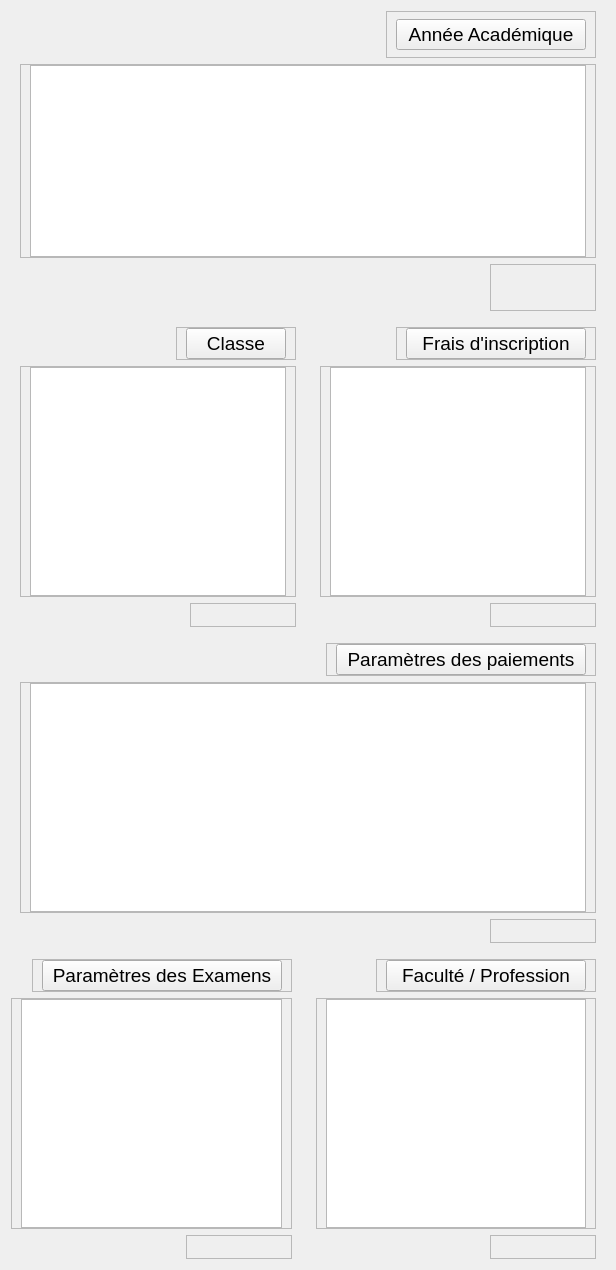
                    <widget class="QWidget" name="widget_9" native="true">
                     <layout class="QVBoxLayout" name="verticalLayout_139">
                      <property name="spacing">
                       <number>16</number>
                      </property>
                      <item>
                       <widget class="QWidget" name="widget_annee_academique" native="true">
                        <property name="minimumSize">
                         <size>
                          <width>0</width>
                          <height>300</height>
                         </size>
                        </property>
                        <layout class="QVBoxLayout" name="verticalLayout_140">
                         <property name="topMargin">
                          <number>0</number>
                         </property>
                         <property name="bottomMargin">
                          <number>0</number>
                         </property>
                         <item alignment="Qt::AlignRight">
                          <widget class="QFrame" name="frame_142">
                           <property name="frameShape">
                            <enum>QFrame::StyledPanel</enum>
                           </property>
                           <property name="frameShadow">
                            <enum>QFrame::Raised</enum>
                           </property>
                           <layout class="QVBoxLayout" name="verticalLayout_141">
                            <property name="topMargin">
                             <number>0</number>
                            </property>
                            <property name="bottomMargin">
                             <number>0</number>
                            </property>
                            <item>
                             <widget class="QPushButton" name="add_year">
                              <property name="minimumSize">
                               <size>
                                <width>190</width>
                                <height>0</height>
                               </size>
                              </property>
                              <property name="font">
                               <font>
                                <pointsize>14</pointsize>
                               </font>
                              </property>
                              <property name="text">
                               <string>Année Académique</string>
                              </property>
                             </widget>
                            </item>
                           </layout>
                          </widget>
                         </item>
                         <item alignment="Qt::AlignTop">
                          <widget class="QFrame" name="frame_143">
                           <property name="frameShape">
                            <enum>QFrame::StyledPanel</enum>
                           </property>
                           <property name="frameShadow">
                            <enum>QFrame::Raised</enum>
                           </property>
                           <layout class="QVBoxLayout" name="verticalLayout_142">
                            <property name="topMargin">
                             <number>0</number>
                            </property>
                            <property name="bottomMargin">
                             <number>0</number>
                            </property>
                            <item>
                             <widget class="QTableWidget" name="table_annee"/>
                            </item>
                           </layout>
                          </widget>
                         </item>
                         <item alignment="Qt::AlignRight">
                          <widget class="QFrame" name="frame_144">
                           <property name="frameShape">
                            <enum>QFrame::StyledPanel</enum>
                           </property>
                           <property name="frameShadow">
                            <enum>QFrame::Raised</enum>
                           </property>
                           <layout class="QHBoxLayout" name="horizontalLayout_15">
                            <property name="topMargin">
                             <number>0</number>
                            </property>
                            <property name="bottomMargin">
                             <number>0</number>
                            </property>
                            <item>
                             <widget class="QPushButton" name="prev_annee">
                              <property name="text">
                               <string/>
                              </property>
                              <property name="flat">
                               <bool>true</bool>
                              </property>
                             </widget>
                            </item>
                            <item>
                             <widget class="QPushButton" name="next_annee">
                              <property name="text">
                               <string/>
                              </property>
                              <property name="flat">
                               <bool>true</bool>
                              </property>
                             </widget>
                            </item>
                           </layout>
                          </widget>
                         </item>
                        </layout>
                       </widget>
                      </item>
                      <item>
                       <widget class="QWidget" name="widget_classe_and_frais" native="true">
                        <property name="minimumSize">
                         <size>
                          <width>0</width>
                          <height>300</height>
                         </size>
                        </property>
                        <layout class="QHBoxLayout" name="horizontalLayout_14">
                         <property name="topMargin">
                          <number>0</number>
                         </property>
                         <property name="bottomMargin">
                          <number>0</number>
                         </property>
                         <item>
                          <widget class="QWidget" name="widget_classe" native="true">
                           <layout class="QVBoxLayout" name="verticalLayout_155">
                            <property name="leftMargin">
                             <number>0</number>
                            </property>
                            <property name="topMargin">
                             <number>0</number>
                            </property>
                            <property name="bottomMargin">
                             <number>0</number>
                            </property>
                            <item alignment="Qt::AlignRight">
                             <widget class="QFrame" name="frame_154">
                              <property name="frameShape">
                               <enum>QFrame::StyledPanel</enum>
                              </property>
                              <property name="frameShadow">
                               <enum>QFrame::Raised</enum>
                              </property>
                              <layout class="QVBoxLayout" name="verticalLayout_150">
                               <property name="topMargin">
                                <number>0</number>
                               </property>
                               <property name="bottomMargin">
                                <number>0</number>
                               </property>
                               <item>
                                <widget class="QPushButton" name="add_class">
                                 <property name="minimumSize">
                                  <size>
                                   <width>100</width>
                                   <height>0</height>
                                  </size>
                                 </property>
                                 <property name="font">
                                  <font>
                                   <pointsize>14</pointsize>
                                   <weight>50</weight>
                                   <bold>false</bold>
                                  </font>
                                 </property>
                                 <property name="text">
                                  <string>Classe</string>
                                 </property>
                                </widget>
                               </item>
                              </layout>
                             </widget>
                            </item>
                            <item>
                             <widget class="QFrame" name="frame_156">
                              <property name="frameShape">
                               <enum>QFrame::StyledPanel</enum>
                              </property>
                              <property name="frameShadow">
                               <enum>QFrame::Raised</enum>
                              </property>
                              <layout class="QVBoxLayout" name="verticalLayout_151">
                               <property name="topMargin">
                                <number>0</number>
                               </property>
                               <property name="bottomMargin">
                                <number>0</number>
                               </property>
                               <item>
                                <widget class="QTableWidget" name="table_class"/>
                               </item>
                              </layout>
                             </widget>
                            </item>
                            <item alignment="Qt::AlignRight">
                             <widget class="QFrame" name="frame_155">
                              <property name="frameShape">
                               <enum>QFrame::StyledPanel</enum>
                              </property>
                              <property name="frameShadow">
                               <enum>QFrame::Raised</enum>
                              </property>
                              <layout class="QHBoxLayout" name="horizontalLayout_48">
                               <property name="topMargin">
                                <number>0</number>
                               </property>
                               <property name="bottomMargin">
                                <number>0</number>
                               </property>
                               <item>
                                <widget class="QPushButton" name="prev_class">
                                 <property name="text">
                                  <string/>
                                 </property>
                                 <property name="flat">
                                  <bool>true</bool>
                                 </property>
                                </widget>
                               </item>
                               <item>
                                <widget class="QPushButton" name="next_class">
                                 <property name="text">
                                  <string/>
                                 </property>
                                 <property name="flat">
                                  <bool>true</bool>
                                 </property>
                                </widget>
                               </item>
                              </layout>
                             </widget>
                            </item>
                           </layout>
                          </widget>
                         </item>
                         <item>
                          <widget class="QWidget" name="widget_frais" native="true">
                           <layout class="QVBoxLayout" name="verticalLayout_154">
                            <property name="topMargin">
                             <number>0</number>
                            </property>
                            <property name="rightMargin">
                             <number>0</number>
                            </property>
                            <property name="bottomMargin">
                             <number>0</number>
                            </property>
                            <item alignment="Qt::AlignRight">
                             <widget class="QFrame" name="frame_157">
                              <property name="frameShape">
                               <enum>QFrame::StyledPanel</enum>
                              </property>
                              <property name="frameShadow">
                               <enum>QFrame::Raised</enum>
                              </property>
                              <layout class="QVBoxLayout" name="verticalLayout_152">
                               <property name="topMargin">
                                <number>0</number>
                               </property>
                               <property name="bottomMargin">
                                <number>0</number>
                               </property>
                               <item>
                                <widget class="QPushButton" name="add_frais">
                                 <property name="minimumSize">
                                  <size>
                                   <width>180</width>
                                   <height>0</height>
                                  </size>
                                 </property>
                                 <property name="font">
                                  <font>
                                   <pointsize>14</pointsize>
                                  </font>
                                 </property>
                                 <property name="text">
                                  <string>Frais d'inscription</string>
                                 </property>
                                </widget>
                               </item>
                              </layout>
                             </widget>
                            </item>
                            <item>
                             <widget class="QFrame" name="frame_159">
                              <property name="frameShape">
                               <enum>QFrame::StyledPanel</enum>
                              </property>
                              <property name="frameShadow">
                               <enum>QFrame::Raised</enum>
                              </property>
                              <layout class="QVBoxLayout" name="verticalLayout_153">
                               <property name="topMargin">
                                <number>0</number>
                               </property>
                               <property name="bottomMargin">
                                <number>0</number>
                               </property>
                               <item>
                                <widget class="QTableWidget" name="table_frais"/>
                               </item>
                              </layout>
                             </widget>
                            </item>
                            <item alignment="Qt::AlignRight">
                             <widget class="QFrame" name="frame_158">
                              <property name="frameShape">
                               <enum>QFrame::StyledPanel</enum>
                              </property>
                              <property name="frameShadow">
                               <enum>QFrame::Raised</enum>
                              </property>
                              <layout class="QHBoxLayout" name="horizontalLayout_49">
                               <property name="topMargin">
                                <number>0</number>
                               </property>
                               <property name="bottomMargin">
                                <number>0</number>
                               </property>
                               <item>
                                <widget class="QPushButton" name="prev_frais">
                                 <property name="text">
                                  <string/>
                                 </property>
                                 <property name="flat">
                                  <bool>true</bool>
                                 </property>
                                </widget>
                               </item>
                               <item>
                                <widget class="QPushButton" name="next_frais">
                                 <property name="text">
                                  <string/>
                                 </property>
                                 <property name="flat">
                                  <bool>true</bool>
                                 </property>
                                </widget>
                               </item>
                              </layout>
                             </widget>
                            </item>
                           </layout>
                          </widget>
                         </item>
                        </layout>
                       </widget>
                      </item>
                      <item>
                       <widget class="QWidget" name="widget_parametre_paiement" native="true">
                        <property name="minimumSize">
                         <size>
                          <width>0</width>
                          <height>300</height>
                         </size>
                        </property>
                        <layout class="QVBoxLayout" name="verticalLayout_145">
                         <property name="topMargin">
                          <number>0</number>
                         </property>
                         <property name="bottomMargin">
                          <number>0</number>
                         </property>
                         <item alignment="Qt::AlignRight">
                          <widget class="QFrame" name="frame_145">
                           <property name="frameShape">
                            <enum>QFrame::StyledPanel</enum>
                           </property>
                           <property name="frameShadow">
                            <enum>QFrame::Raised</enum>
                           </property>
                           <layout class="QVBoxLayout" name="verticalLayout_143">
                            <property name="topMargin">
                             <number>0</number>
                            </property>
                            <property name="bottomMargin">
                             <number>0</number>
                            </property>
                            <item>
                             <widget class="QPushButton" name="add_paiement_params">
                              <property name="minimumSize">
                               <size>
                                <width>250</width>
                                <height>0</height>
                               </size>
                              </property>
                              <property name="font">
                               <font>
                                <pointsize>14</pointsize>
                               </font>
                              </property>
                              <property name="text">
                               <string>Paramètres des paiements</string>
                              </property>
                             </widget>
                            </item>
                           </layout>
                          </widget>
                         </item>
                         <item>
                          <widget class="QFrame" name="frame_147">
                           <property name="frameShape">
                            <enum>QFrame::StyledPanel</enum>
                           </property>
                           <property name="frameShadow">
                            <enum>QFrame::Raised</enum>
                           </property>
                           <layout class="QVBoxLayout" name="verticalLayout_144">
                            <property name="topMargin">
                             <number>0</number>
                            </property>
                            <property name="bottomMargin">
                             <number>0</number>
                            </property>
                            <item>
                             <widget class="QTableWidget" name="table_paiement_params"/>
                            </item>
                           </layout>
                          </widget>
                         </item>
                         <item alignment="Qt::AlignRight">
                          <widget class="QFrame" name="frame_146">
                           <property name="frameShape">
                            <enum>QFrame::StyledPanel</enum>
                           </property>
                           <property name="frameShadow">
                            <enum>QFrame::Raised</enum>
                           </property>
                           <layout class="QHBoxLayout" name="horizontalLayout_16">
                            <property name="topMargin">
                             <number>0</number>
                            </property>
                            <property name="bottomMargin">
                             <number>0</number>
                            </property>
                            <item>
                             <widget class="QPushButton" name="prev_paiement_params">
                              <property name="text">
                               <string/>
                              </property>
                              <property name="flat">
                               <bool>true</bool>
                              </property>
                             </widget>
                            </item>
                            <item>
                             <widget class="QPushButton" name="next_paiement_params">
                              <property name="text">
                               <string/>
                              </property>
                              <property name="flat">
                               <bool>true</bool>
                              </property>
                             </widget>
                            </item>
                           </layout>
                          </widget>
                         </item>
                        </layout>
                       </widget>
                      </item>
                      <item>
                       <widget class="QWidget" name="param_exam_and_fac" native="true">
                        <property name="minimumSize">
                         <size>
                          <width>0</width>
                          <height>300</height>
                         </size>
                        </property>
                        <layout class="QHBoxLayout" name="horizontalLayout_13">
                         <property name="leftMargin">
                          <number>0</number>
                         </property>
                         <property name="topMargin">
                          <number>0</number>
                         </property>
                         <property name="bottomMargin">
                          <number>0</number>
                         </property>
                         <item>
                          <widget class="QWidget" name="widget_param_exam" native="true">
                           <layout class="QVBoxLayout" name="verticalLayout_156">
                            <property name="leftMargin">
                             <number>0</number>
                            </property>
                            <property name="topMargin">
                             <number>0</number>
                            </property>
                            <property name="bottomMargin">
                             <number>0</number>
                            </property>
                            <item alignment="Qt::AlignRight">
                             <widget class="QFrame" name="frame_151">
                              <property name="frameShape">
                               <enum>QFrame::StyledPanel</enum>
                              </property>
                              <property name="frameShadow">
                               <enum>QFrame::Raised</enum>
                              </property>
                              <layout class="QVBoxLayout" name="verticalLayout_148">
                               <property name="topMargin">
                                <number>0</number>
                               </property>
                               <property name="bottomMargin">
                                <number>0</number>
                               </property>
                               <item>
                                <widget class="QPushButton" name="add_param_exam">
                                 <property name="minimumSize">
                                  <size>
                                   <width>240</width>
                                   <height>0</height>
                                  </size>
                                 </property>
                                 <property name="font">
                                  <font>
                                   <pointsize>14</pointsize>
                                  </font>
                                 </property>
                                 <property name="text">
                                  <string>Paramètres des Examens</string>
                                 </property>
                                </widget>
                               </item>
                              </layout>
                             </widget>
                            </item>
                            <item>
                             <widget class="QFrame" name="frame_153">
                              <property name="frameShape">
                               <enum>QFrame::StyledPanel</enum>
                              </property>
                              <property name="frameShadow">
                               <enum>QFrame::Raised</enum>
                              </property>
                              <layout class="QVBoxLayout" name="verticalLayout_149">
                               <property name="topMargin">
                                <number>0</number>
                               </property>
                               <property name="bottomMargin">
                                <number>0</number>
                               </property>
                               <item>
                                <widget class="QTableWidget" name="table_param_exam"/>
                               </item>
                              </layout>
                             </widget>
                            </item>
                            <item alignment="Qt::AlignRight">
                             <widget class="QFrame" name="frame_152">
                              <property name="frameShape">
                               <enum>QFrame::StyledPanel</enum>
                              </property>
                              <property name="frameShadow">
                               <enum>QFrame::Raised</enum>
                              </property>
                              <layout class="QHBoxLayout" name="horizontalLayout_47">
                               <property name="topMargin">
                                <number>0</number>
                               </property>
                               <property name="bottomMargin">
                                <number>0</number>
                               </property>
                               <item>
                                <widget class="QPushButton" name="prev_param_exam">
                                 <property name="text">
                                  <string/>
                                 </property>
                                 <property name="flat">
                                  <bool>true</bool>
                                 </property>
                                </widget>
                               </item>
                               <item>
                                <widget class="QPushButton" name="next_param_exam">
                                 <property name="text">
                                  <string/>
                                 </property>
                                 <property name="flat">
                                  <bool>true</bool>
                                 </property>
                                </widget>
                               </item>
                              </layout>
                             </widget>
                            </item>
                           </layout>
                          </widget>
                         </item>
                         <item>
                          <widget class="QWidget" name="widget_faculte" native="true">
                           <layout class="QVBoxLayout" name="verticalLayout_157">
                            <property name="topMargin">
                             <number>0</number>
                            </property>
                            <property name="rightMargin">
                             <number>0</number>
                            </property>
                            <property name="bottomMargin">
                             <number>0</number>
                            </property>
                            <item alignment="Qt::AlignRight">
                             <widget class="QFrame" name="frame_148">
                              <property name="frameShape">
                               <enum>QFrame::StyledPanel</enum>
                              </property>
                              <property name="frameShadow">
                               <enum>QFrame::Raised</enum>
                              </property>
                              <layout class="QVBoxLayout" name="verticalLayout_146">
                               <property name="topMargin">
                                <number>0</number>
                               </property>
                               <property name="bottomMargin">
                                <number>0</number>
                               </property>
                               <item>
                                <widget class="QPushButton" name="add_faculte">
                                 <property name="minimumSize">
                                  <size>
                                   <width>200</width>
                                   <height>0</height>
                                  </size>
                                 </property>
                                 <property name="font">
                                  <font>
                                   <pointsize>14</pointsize>
                                  </font>
                                 </property>
                                 <property name="text">
                                  <string>Faculté / Profession</string>
                                 </property>
                                </widget>
                               </item>
                              </layout>
                             </widget>
                            </item>
                            <item>
                             <widget class="QFrame" name="frame_150">
                              <property name="frameShape">
                               <enum>QFrame::StyledPanel</enum>
                              </property>
                              <property name="frameShadow">
                               <enum>QFrame::Raised</enum>
                              </property>
                              <layout class="QVBoxLayout" name="verticalLayout_147">
                               <property name="topMargin">
                                <number>0</number>
                               </property>
                               <property name="bottomMargin">
                                <number>0</number>
                               </property>
                               <item>
                                <widget class="QTableWidget" name="table_faculte"/>
                               </item>
                              </layout>
                             </widget>
                            </item>
                            <item alignment="Qt::AlignRight">
                             <widget class="QFrame" name="frame_149">
                              <property name="frameShape">
                               <enum>QFrame::StyledPanel</enum>
                              </property>
                              <property name="frameShadow">
                               <enum>QFrame::Raised</enum>
                              </property>
                              <layout class="QHBoxLayout" name="horizontalLayout_17">
                               <property name="topMargin">
                                <number>0</number>
                               </property>
                               <property name="bottomMargin">
                                <number>0</number>
                               </property>
                               <item>
                                <widget class="QPushButton" name="prev_faculte">
                                 <property name="text">
                                  <string/>
                                 </property>
                                 <property name="flat">
                                  <bool>true</bool>
                                 </property>
                                </widget>
                               </item>
                               <item>
                                <widget class="QPushButton" name="next_faculte">
                                 <property name="text">
                                  <string/>
                                 </property>
                                 <property name="flat">
                                  <bool>true</bool>
                                 </property>
                                </widget>
                               </item>
                              </layout>
                             </widget>
                            </item>
                           </layout>
                          </widget>
                         </item>
                        </layout>
                       </widget>
                      </item>
                     </layout>
                    </widget>
